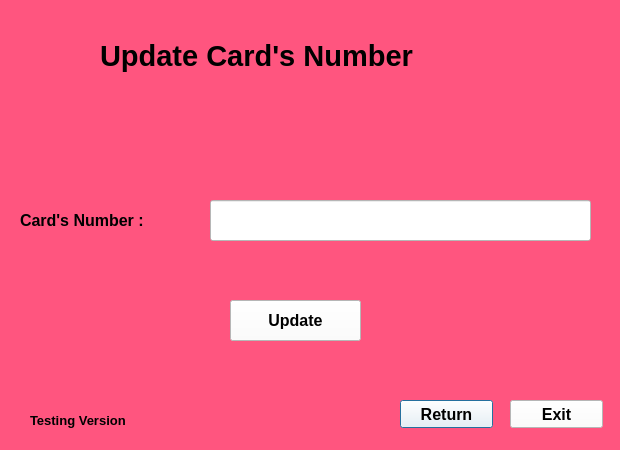
<?xml version="1.0" encoding="UTF-8"?>
<ui version="4.0">
 <class>Dialog</class>
 <widget class="QDialog" name="Dialog">
  <property name="geometry">
   <rect>
    <x>0</x>
    <y>0</y>
    <width>620</width>
    <height>450</height>
   </rect>
  </property>
  <property name="windowTitle">
   <string>Dialog</string>
  </property>
  <property name="styleSheet">
   <string notr="true">background-color: rgb(255, 85, 127);</string>
  </property>
  <widget class="QLabel" name="label_4">
   <property name="geometry">
    <rect>
     <x>100</x>
     <y>20</y>
     <width>561</width>
     <height>71</height>
    </rect>
   </property>
   <property name="font">
    <font>
     <family>MS Sans Serif</family>
     <pointsize>22</pointsize>
     <weight>75</weight>
     <bold>true</bold>
     <strikeout>false</strikeout>
    </font>
   </property>
   <property name="text">
    <string>Update Card's Number</string>
   </property>
  </widget>
  <widget class="QLabel" name="label_2">
   <property name="geometry">
    <rect>
     <x>30</x>
     <y>410</y>
     <width>131</width>
     <height>20</height>
    </rect>
   </property>
   <property name="font">
    <font>
     <family>MS Sans Serif</family>
     <pointsize>10</pointsize>
     <weight>75</weight>
     <bold>true</bold>
    </font>
   </property>
   <property name="text">
    <string>Testing Version</string>
   </property>
  </widget>
  <widget class="QPushButton" name="ReturnButton">
   <property name="geometry">
    <rect>
     <x>400</x>
     <y>400</y>
     <width>93</width>
     <height>28</height>
    </rect>
   </property>
   <property name="font">
    <font>
     <family>MS Sans Serif</family>
     <pointsize>12</pointsize>
     <weight>75</weight>
     <bold>true</bold>
    </font>
   </property>
   <property name="styleSheet">
    <string notr="true">background-color: rgb(255, 255, 255);</string>
   </property>
   <property name="text">
    <string>Return</string>
   </property>
  </widget>
  <widget class="QPushButton" name="Update">
   <property name="geometry">
    <rect>
     <x>230</x>
     <y>300</y>
     <width>131</width>
     <height>41</height>
    </rect>
   </property>
   <property name="font">
    <font>
     <family>MS Sans Serif</family>
     <pointsize>12</pointsize>
     <weight>75</weight>
     <bold>true</bold>
    </font>
   </property>
   <property name="styleSheet">
    <string notr="true">background-color: rgb(255, 255, 255);</string>
   </property>
   <property name="text">
    <string>Update</string>
   </property>
  </widget>
  <widget class="QLabel" name="label_5">
   <property name="geometry">
    <rect>
     <x>20</x>
     <y>200</y>
     <width>171</width>
     <height>41</height>
    </rect>
   </property>
   <property name="font">
    <font>
     <family>MS Sans Serif</family>
     <pointsize>12</pointsize>
     <weight>75</weight>
     <bold>true</bold>
     <strikeout>false</strikeout>
    </font>
   </property>
   <property name="styleSheet">
    <string notr="true"/>
   </property>
   <property name="text">
    <string>Card's Number :</string>
   </property>
  </widget>
  <widget class="QPushButton" name="Exit">
   <property name="geometry">
    <rect>
     <x>510</x>
     <y>400</y>
     <width>93</width>
     <height>28</height>
    </rect>
   </property>
   <property name="font">
    <font>
     <family>MS Sans Serif</family>
     <pointsize>12</pointsize>
     <weight>75</weight>
     <bold>true</bold>
    </font>
   </property>
   <property name="styleSheet">
    <string notr="true">background-color: rgb(255, 255, 255);</string>
   </property>
   <property name="text">
    <string>Exit</string>
   </property>
  </widget>
  <widget class="QLineEdit" name="CardNumber">
   <property name="geometry">
    <rect>
     <x>210</x>
     <y>200</y>
     <width>381</width>
     <height>41</height>
    </rect>
   </property>
   <property name="styleSheet">
    <string notr="true">background-color: rgb(255, 255, 255);</string>
   </property>
  </widget>
 </widget>
 <resources/>
 <connections/>
</ui>
